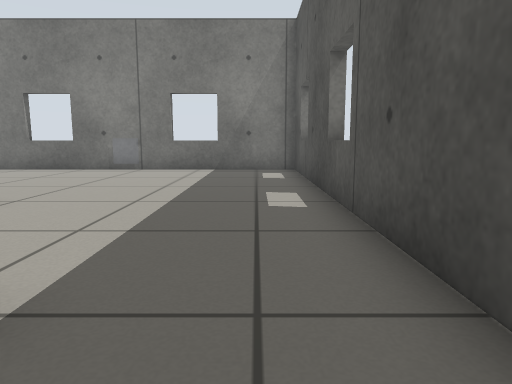
[1] (above)

16 first-person views from a walk through a world built for the Gazebo simulator. The camera is 0.5 m above the floor, tilts 8° down and sees 70° across. The floor is counted in squares, 0.5 m on a side. Each view is taken from the middle of a square. On the plan, view 1 faces up. The plan holds only what a view shows up to about 13 squares ahead; the rest is blank. Surface patterns are stand-ins for the level's own textures.

[2]
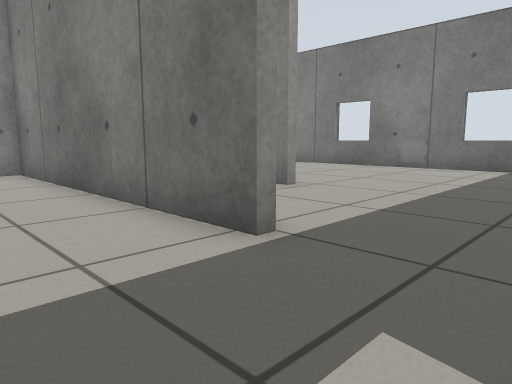

[3]
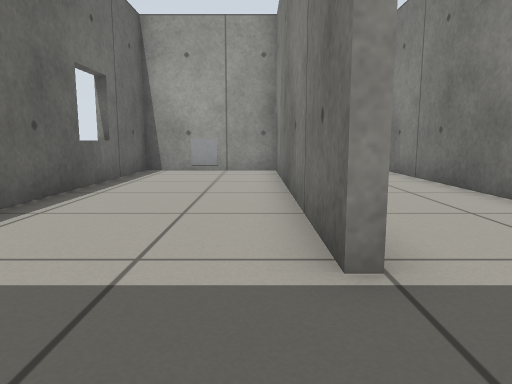

[4]
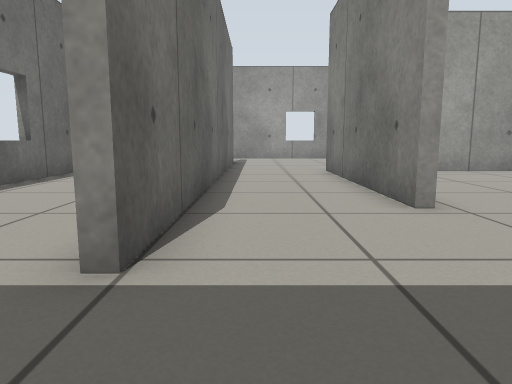

[5]
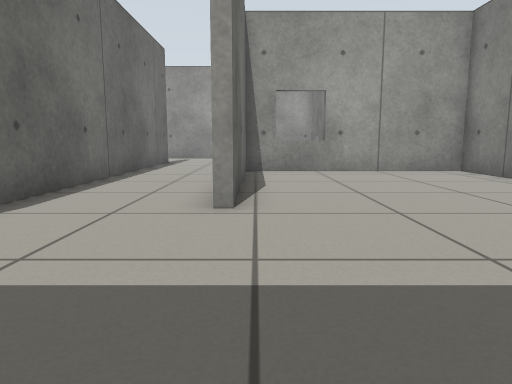

[6]
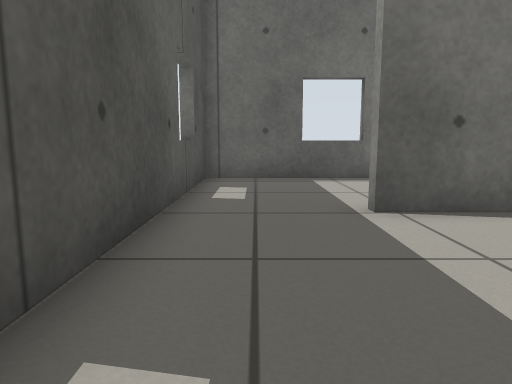

[7]
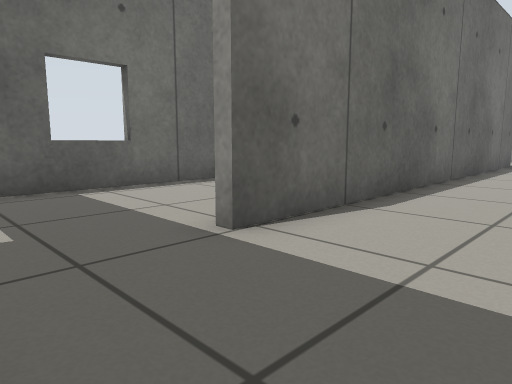

[8]
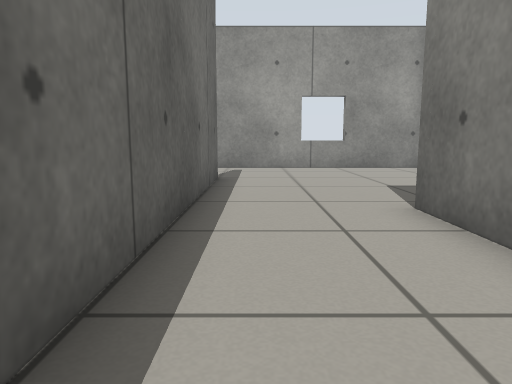

[9]
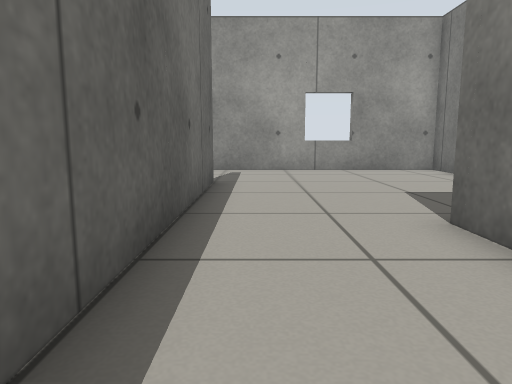

[10]
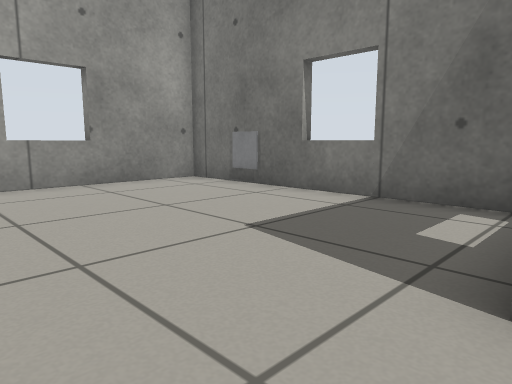

[11]
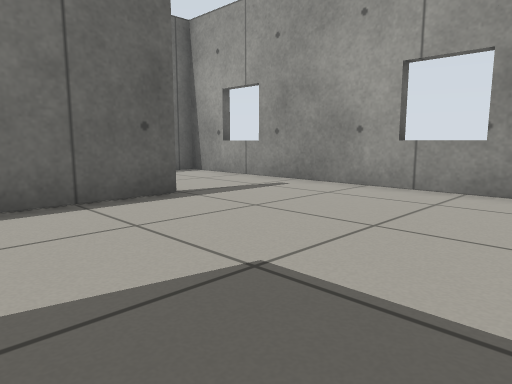

[12]
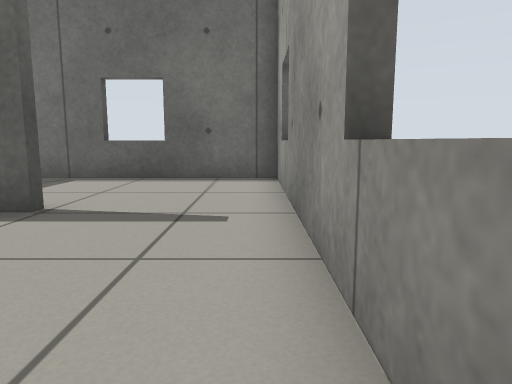

[13]
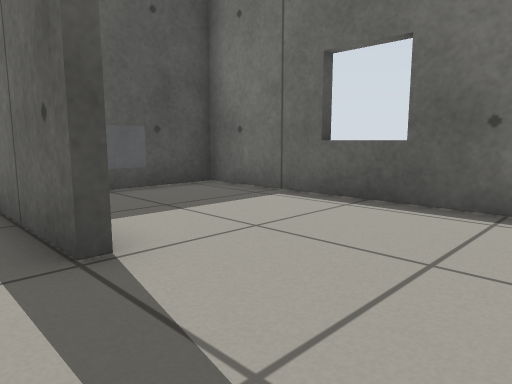

[14]
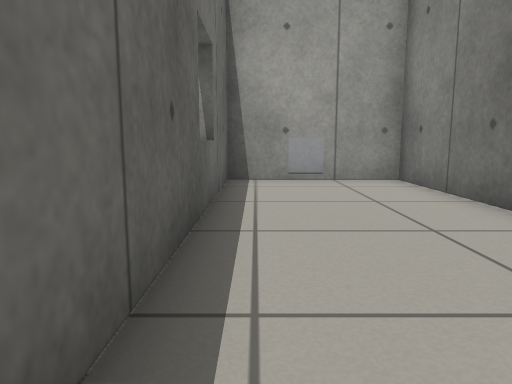

[15]
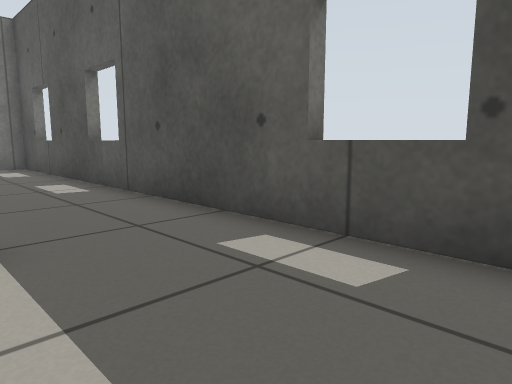

[16]
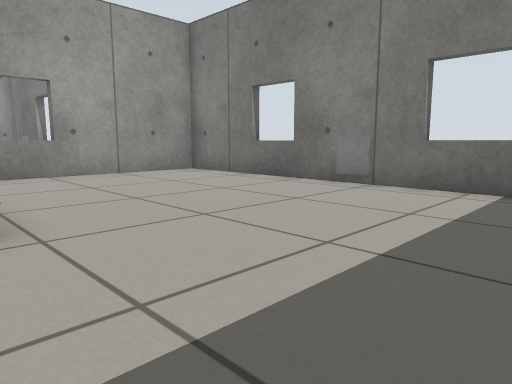

### Floor plan
Points are (right, up) in squares from view 1. A wall is a line through its corners. A room is listed if a view was taken in it or the views show most of it. See-through windows are left out.
Room 1 (views 1, 2, 3, 14, 15)
walls: (-1.6, 1.7) (-11.4, 1.7) (-11.4, -2.7) (1.3, -2.7) (1.3, 1.5); (1.2, -1.1) (1.7, -1.1); (1.7, 0.5) (1.2, 0.5)
ways out: opening at (0, 2) to room 2
Room 2 (views 4, 5, 6, 7, 16)
walls: (1.8, 6.9) (1.3, 6.9); (-4.6, 2) (-1.6, 2); (1.8, 11.2) (1.3, 11.2); (-10.8, 5.7) (-4.4, 5.7) (-4.4, 5.4); (1.3, 1.5) (1.3, 12.8) (-11.1, 12.8) (-11.1, 5.6)
ways out: opening at (0, 2) to room 1; opening at (-4, 4) to room 3
Room 3 (views 8, 9, 10, 11, 12, 13)
walls: (-15.9, 2) (-4.6, 2); (-12, 9.1) (-19.6, 9.1) (-19.6, 1.5); (-4.4, 5.4) (-11.4, 5.4)
ways out: opening at (-4, 4) to room 2; opening at (-17.5, 2) to room 4
Room 4 (no view inside)
walls: (-19.6, 1.5) (-19.6, -2.7) (-11.7, -2.7) (-11.7, 0)
ways out: opening at (-17.5, 2) to room 3

Where each view was taken, in squares from view 1:
view 1: 0 up, 0 right, facing up
view 2: 1 down, 1 right, facing up-left
view 3: 1 up, 1 right, facing left
view 4: 3 up, 1 right, facing left
view 5: 6 up, 1 right, facing left
view 6: 7 up, 0 right, facing down
view 7: 5 up, 1 right, facing down-left
view 8: 3 up, 6 left, facing left
view 9: 3 up, 7 left, facing left
view 10: 3 up, 11 left, facing up-left
view 11: 8 up, 12 left, facing down-left
view 12: 7 up, 19 left, facing down
view 13: 3 up, 19 left, facing down-right
view 14: 2 down, 2 left, facing left
view 15: 2 down, 2 left, facing up-right
view 16: 5 up, 0 right, facing up-left
